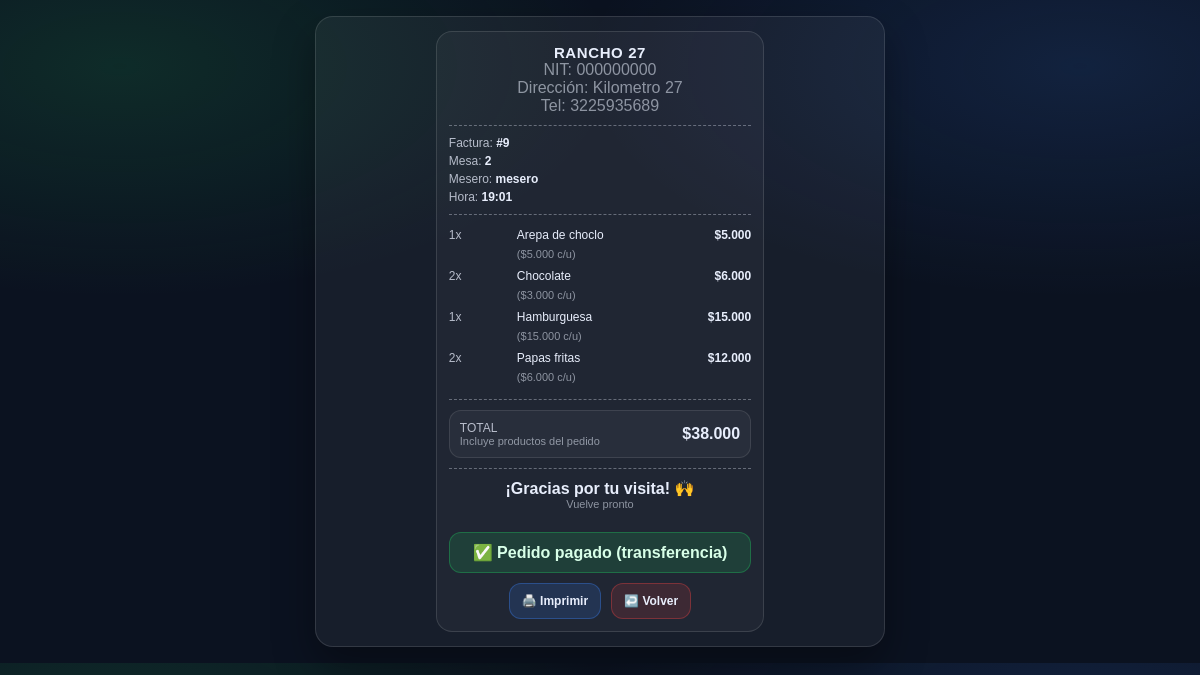
The page /admin/factura/9 (signed in) on the database its author committed.
### models.py (models this page shows, shortened)
class Pedido(db.Model):
    id = db.Column(db.Integer, primary_key=True)
    mesa_id = db.Column(db.Integer, db.ForeignKey("mesa.id"), nullable=False)
    mesero_id = db.Column(db.Integer, db.ForeignKey("user.id"), nullable=False)
    estado = db.Column(db.String(20), default="abierto")
    fecha = db.Column(db.DateTime, default=datetime.now)
    metodo_pago = db.Column(db.String(20), nullable=True)      # efectivo / transferencia / tarjeta
    monto_recibido = db.Column(db.Float, nullable=True)
    cambio = db.Column(db.Float, nullable=True)
    fecha_cierre = db.Column(db.DateTime, nullable=True)
    mesa = db.relationship("Mesa")
    mesero = db.relationship("User")

class Mesa(db.Model):
    id = db.Column(db.Integer, primary_key=True)
    numero = db.Column(db.Integer, unique=True, nullable=False)
    estado = db.Column(db.String(20), default="libre")

class User(UserMixin, db.Model):
    id = db.Column(db.Integer, primary_key=True)
    username = db.Column(db.String(80), unique=True, nullable=False)
    password_hash = db.Column(db.String(200), nullable=False)
    role = db.Column(db.String(20), nullable=False)
    activo = db.Column(db.Boolean, default=True)

class Producto(db.Model):
    id = db.Column(db.Integer, primary_key=True)
    nombre = db.Column(db.String(100), nullable=False)
    precio = db.Column(db.Float, nullable=False)
    activo = db.Column(db.Boolean, default=True)

### app.py (the view)
@app.route("/admin/factura/<int:pedido_id>")
@login_required
def ver_factura(pedido_id):
    if current_user.role.lower() != "admin":
        return redirect(url_for("login"))
    pedido = Pedido.query.get_or_404(pedido_id)
    items = []
    total = 0.0
    for d in pedido.detalles:
        precio = float(d.producto.precio)
        cantidad = int(d.cantidad)
        subtotal = precio * cantidad
        total += subtotal
        items.append({
            "nombre": d.producto.nombre,
            "cantidad": cantidad,
            "precio": precio,
            "subtotal": subtotal
        })
    auto_print = request.args.get("print") == "1"
    error = request.args.get("error")
    return render_template(
        "factura.html",
        pedido=pedido,
        items=items,
        total=total,
        auto_print=auto_print,
        error=error
    )

### app.py (called while the page is built)
def to_bogota(dt: datetime) -> datetime:
    if not dt:
        return dt
    if dt.tzinfo is None:
        dt = dt.replace(tzinfo=UTC)
    return dt.astimezone(BOG)

@app.template_filter("hora_bogota")
def hora_bogota(dt):
    if not dt:
        return ""
    try:
        return to_bogota(dt).strftime("%H:%M")
    except Exception:
        return dt.strftime("%H:%M")

@app.template_filter("cop")
def cop(value):
    try:
        n = int(round(float(value)))
    except (TypeError, ValueError):
        n = 0
    return "$" + f"{n:,}".replace(",", ".")

@login_manager.user_loader
def load_user(user_id):
    return db.session.get(User, int(user_id))

### templates/factura.html (shortened to what this page needs)
<!DOCTYPE html>
<html lang="es">
<head>
</head>
<body>
  <div class="wrap">
    <div class="ticket">
      <div class="center">
        <div class="bold brand">RANCHO 27</div>
        <div class="muted2">NIT: 000000000</div>
        <div class="muted2">Dirección: Kilometro 27</div>
        <div class="muted2">Tel: 3225935689</div>
      </div>
      <div class="line"></div>
      <div class="meta">
        <div><span class="muted">Factura:</span> <b>#{{ pedido.id }}</b></div>
        <div><span class="muted">Mesa:</span> <b>{{ pedido.mesa.numero }}</b></div>
        <div><span class="muted">Mesero:</span> <b>{{ pedido.mesero.username }}</b></div>
        <div><span class="muted">Hora:</span> <b>{{ (pedido.fecha_cierre or pedido.fecha)|hora_bogota }}</b></div>
      </div>
      <div class="line"></div>
      <table>
        <tbody>
          {% for it in items %}
            <tr>
              <td class="qty">{{ it.cantidad }}x</td>
              <td>{{ it.nombre }}</td>
              <td class="right subtotal bold">{{ it.subtotal|cop }}</td>
            </tr>
            <tr>
              <td></td>
              <td class="item-note">({{ it.precio|cop }} c/u)</td>
              <td></td>
            </tr>
          {% endfor %}
        </tbody>
      </table>
      <div class="line"></div>
      <div class="totalBox">
        <div>
          <div class="label">TOTAL</div>
          <div class="muted2" style="font-size:11px;">Incluye productos del pedido</div>
        </div>
        <div class="value">{{ total|cop }}</div>
      </div>
      <div class="line"></div>
      <div class="center">
        <div class="bold">¡Gracias por tu visita! 🙌</div>
        <div class="muted2" style="font-size: 11px;">Vuelve pronto</div>
      </div>
      <div class="actions">
        {% if pedido.estado != "cerrado" %}
          <form method="POST"
                action="{{ url_for('cobrar_pedido', pedido_id=pedido.id) }}"
                style="display:flex; gap:10px; flex-wrap:wrap; justify-content:center; width:100%;">
            <select class="btn amber" name="metodo_pago" id="metodo_pago" required>
              <option value="">Método de pago</option>
              <option value="efectivo">Efectivo</option>
              <option value="transferencia">Transferencia</option>
              <option value="tarjeta">Tarjeta</option>
            </select>
            <input class="btn"
                   type="number"
                   name="monto_recibido"
                   id="monto_recibido"
                   placeholder="Recibido (solo efectivo)"
                   step="0.01"
                   style="display:none;">
            <button class="btn green" type="submit">💳 Cobrar e imprimir</button>
          </form>
        {% else %}
          <div class="msg-ok">
            ✅ Pedido pagado
            {% if pedido.metodo_pago %}
              ({{ pedido.metodo_pago }})
            {% endif %}
          </div>
        {% endif %}
        <button class="btn blue" type="button" onclick="window.print()">🖨️ Imprimir</button>
        <a class="btn red" href="{{ url_for('admin_panel') }}">↩️ Volver</a>
      </div>
    </div>
  </div>
</body>
</html>

### templates/factura.html (style rules this page uses)
:root { --bg: #0b1220; --card: rgba(255,255,255,.05); --card2: rgba(255,255,255,.04); --border: rgba(255,255,255,.12); --text: #e8eefc; --muted: rgba(232,238,252,.75); --muted2: rgba(232,238,252,.55); --green: rgba(34,197,94,.16); --greenB: rgba(34,197,94,.35); --blue: rgba(59,130,246,.16); --blueB: rgba(59,130,246,.35); --red: rgba(239,68,68,.14); --redB: rgba(239,68,68,.35); --amber: rgba(245,158,11,.14); --amberB: rgba(245,158,11,.35); }
body { font-family: Arial, sans-serif; margin: 0; padding: 16px; background: radial-gradient(900px 420px at 10% 10%, rgba(34,197,94,.14), transparent 55%), radial-gradient(900px 420px at 90% 10%, rgba(59,130,246,.14), transparent 55%), var(--bg); color: var(--text); }
.wrap { max-width: 540px; margin: 0 auto; border: 1px solid var(--border); background: var(--card); border-radius: 18px; padding: 14px; box-shadow: 0 18px 40px rgba(0,0,0,.35); }
.ticket { width: 80mm; margin: 0 auto; border: 1px solid var(--border); background: var(--card2); border-radius: 16px; padding: 12px; }
.center { text-align: center; }
.right { text-align: right; }
.bold { font-weight: 800; }
.brand { font-size: 15px; letter-spacing: .6px; }
.muted { color: var(--muted); }
.muted2 { color: var(--muted2); }
.line { border-top: 1px dashed rgba(232,238,252,.35); margin: 10px 0; }
.meta { display: grid; gap: 4px; font-size: 12px; }
.meta b { color: var(--text); }
table { width: 100%; border-collapse: collapse; font-size: 12px; }
td { padding: 3px 0; vertical-align: top; }
.qty { width: 18mm; color: var(--muted); }
.subtotal { width: 22mm; }
.item-note { font-size: 11px; color: var(--muted2); padding-bottom: 6px; }
.totalBox { border: 1px solid rgba(255,255,255,.10); background: rgba(255,255,255,.04); border-radius: 12px; padding: 10px; display:flex; justify-content: space-between; align-items:center; gap: 10px; margin-top: 2px; }
.totalBox .label { color: var(--muted); font-size: 12px; }
.totalBox .value { font-size: 16px; font-weight: 900; }
.msg-error, .msg-ok { width: 100%; text-align: center; font-weight: 800; margin-top: 10px; padding: 10px 12px; border-radius: 12px; border: 1px solid var(--border); background: rgba(255,255,255,.04); }
.msg-ok { border-color: var(--greenB); background: var(--green); color: #d8ffe8; }
.actions { margin-top: 12px; display: flex; gap: 10px; justify-content: center; flex-wrap: wrap; }
.btn { padding: 10px 12px; border-radius: 12px; border: 1px solid var(--border); background: rgba(255,255,255,.06); color: var(--text); cursor: pointer; font-weight: 800; font-size: 12px; transition: transform .06s ease, background .15s ease, border-color .15s ease; outline: none; }
a.btn { text-decoration: none; display:inline-block; }
.btn.blue { border-color: var(--blueB); background: var(--blue); }
.btn.red { border-color: var(--redB); background: var(--red); }

### rows shown on the page
Pedido: id "9", fecha_cierre "19:01", metodo_pago "transferencia"
Mesa: mesa.numero "2"
User: mesero.username "mesero"
Producto: cantidad "1", nombre "Arepa de choclo", subtotal|cop "$5.000", precio|cop "$5.000"
Producto: cantidad "2", nombre "Chocolate", subtotal|cop "$6.000", precio|cop "$3.000"
Producto: cantidad "1", nombre "Hamburguesa", subtotal|cop "$15.000", precio|cop "$15.000"
Producto: cantidad "2", nombre "Papas fritas", subtotal|cop "$12.000", precio|cop "$6.000"

### other values the page prints
{{ total|cop }} "$38.000"
